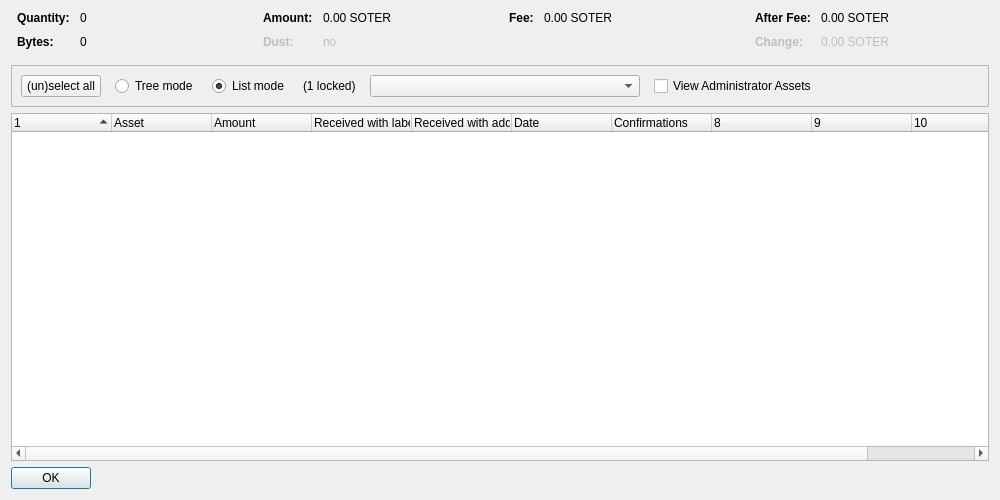
<?xml version="1.0" encoding="UTF-8"?>
<ui version="4.0">
 <class>AssetControlDialog</class>
 <widget class="QDialog" name="AssetControlDialog">
  <property name="geometry">
   <rect>
    <x>0</x>
    <y>0</y>
    <width>1000</width>
    <height>500</height>
   </rect>
  </property>
  <property name="windowTitle">
   <string>Asset Selection</string>
  </property>
  <layout class="QVBoxLayout" name="verticalLayout">
   <item>
    <layout class="QHBoxLayout" name="horizontalLayoutTop" stretch="0,0,0,0">
     <property name="topMargin">
      <number>0</number>
     </property>
     <property name="bottomMargin">
      <number>10</number>
     </property>
     <item>
      <layout class="QFormLayout" name="formLayoutAssetControl1">
       <property name="horizontalSpacing">
        <number>10</number>
       </property>
       <property name="verticalSpacing">
        <number>10</number>
       </property>
       <property name="leftMargin">
        <number>6</number>
       </property>
       <property name="rightMargin">
        <number>6</number>
       </property>
       <item row="0" column="0">
        <widget class="QLabel" name="labelAssetControlQuantityText">
         <property name="font">
          <font>
           <weight>75</weight>
           <bold>true</bold>
          </font>
         </property>
         <property name="text">
          <string>Quantity:</string>
         </property>
        </widget>
       </item>
       <item row="0" column="1">
        <widget class="QLabel" name="labelAssetControlQuantity">
         <property name="cursor">
          <cursorShape>IBeamCursor</cursorShape>
         </property>
         <property name="contextMenuPolicy">
          <enum>Qt::ActionsContextMenu</enum>
         </property>
         <property name="text">
          <string notr="true">0</string>
         </property>
         <property name="textInteractionFlags">
          <set>Qt::LinksAccessibleByMouse|Qt::TextSelectableByKeyboard|Qt::TextSelectableByMouse</set>
         </property>
        </widget>
       </item>
       <item row="1" column="0">
        <widget class="QLabel" name="labelAssetControlBytesText">
         <property name="font">
          <font>
           <weight>75</weight>
           <bold>true</bold>
          </font>
         </property>
         <property name="text">
          <string>Bytes:</string>
         </property>
        </widget>
       </item>
       <item row="1" column="1">
        <widget class="QLabel" name="labelAssetControlBytes">
         <property name="cursor">
          <cursorShape>IBeamCursor</cursorShape>
         </property>
         <property name="contextMenuPolicy">
          <enum>Qt::ActionsContextMenu</enum>
         </property>
         <property name="text">
          <string notr="true">0</string>
         </property>
         <property name="textInteractionFlags">
          <set>Qt::LinksAccessibleByMouse|Qt::TextSelectableByKeyboard|Qt::TextSelectableByMouse</set>
         </property>
        </widget>
       </item>
      </layout>
     </item>
     <item>
      <layout class="QFormLayout" name="formLayoutAssetControl2">
       <property name="horizontalSpacing">
        <number>10</number>
       </property>
       <property name="verticalSpacing">
        <number>10</number>
       </property>
       <property name="leftMargin">
        <number>6</number>
       </property>
       <property name="rightMargin">
        <number>6</number>
       </property>
       <item row="0" column="0">
        <widget class="QLabel" name="labelAssetControlAmountText">
         <property name="font">
          <font>
           <weight>75</weight>
           <bold>true</bold>
          </font>
         </property>
         <property name="text">
          <string>Amount:</string>
         </property>
        </widget>
       </item>
       <item row="0" column="1">
        <widget class="QLabel" name="labelAssetControlAmount">
         <property name="cursor">
          <cursorShape>IBeamCursor</cursorShape>
         </property>
         <property name="contextMenuPolicy">
          <enum>Qt::ActionsContextMenu</enum>
         </property>
         <property name="text">
          <string notr="true">0.00 SOTER</string>
         </property>
         <property name="textInteractionFlags">
          <set>Qt::LinksAccessibleByMouse|Qt::TextSelectableByKeyboard|Qt::TextSelectableByMouse</set>
         </property>
        </widget>
       </item>
       <item row="1" column="0">
        <widget class="QLabel" name="labelAssetControlLowOutputText">
         <property name="enabled">
          <bool>false</bool>
         </property>
         <property name="font">
          <font>
           <weight>75</weight>
           <bold>true</bold>
          </font>
         </property>
         <property name="text">
          <string>Dust:</string>
         </property>
        </widget>
       </item>
       <item row="1" column="1">
        <widget class="QLabel" name="labelAssetControlLowOutput">
         <property name="enabled">
          <bool>false</bool>
         </property>
         <property name="cursor">
          <cursorShape>IBeamCursor</cursorShape>
         </property>
         <property name="contextMenuPolicy">
          <enum>Qt::ActionsContextMenu</enum>
         </property>
         <property name="text">
          <string notr="true">no</string>
         </property>
         <property name="textInteractionFlags">
          <set>Qt::LinksAccessibleByMouse|Qt::TextSelectableByKeyboard|Qt::TextSelectableByMouse</set>
         </property>
        </widget>
       </item>
      </layout>
     </item>
     <item>
      <layout class="QFormLayout" name="formLayoutAssetControl3">
       <property name="horizontalSpacing">
        <number>10</number>
       </property>
       <property name="verticalSpacing">
        <number>10</number>
       </property>
       <property name="leftMargin">
        <number>6</number>
       </property>
       <property name="rightMargin">
        <number>6</number>
       </property>
       <item row="0" column="0">
        <widget class="QLabel" name="labelAssetControlFeeText">
         <property name="font">
          <font>
           <weight>75</weight>
           <bold>true</bold>
          </font>
         </property>
         <property name="text">
          <string>Fee:</string>
         </property>
        </widget>
       </item>
       <item row="0" column="1">
        <widget class="QLabel" name="labelAssetControlFee">
         <property name="cursor">
          <cursorShape>IBeamCursor</cursorShape>
         </property>
         <property name="contextMenuPolicy">
          <enum>Qt::ActionsContextMenu</enum>
         </property>
         <property name="text">
          <string notr="true">0.00 SOTER</string>
         </property>
         <property name="textInteractionFlags">
          <set>Qt::LinksAccessibleByMouse|Qt::TextSelectableByKeyboard|Qt::TextSelectableByMouse</set>
         </property>
        </widget>
       </item>
      </layout>
     </item>
     <item>
      <layout class="QFormLayout" name="formLayoutAssetControl4">
       <property name="horizontalSpacing">
        <number>10</number>
       </property>
       <property name="verticalSpacing">
        <number>10</number>
       </property>
       <property name="leftMargin">
        <number>6</number>
       </property>
       <property name="rightMargin">
        <number>6</number>
       </property>
       <item row="0" column="0">
        <widget class="QLabel" name="labelAssetControlAfterFeeText">
         <property name="font">
          <font>
           <weight>75</weight>
           <bold>true</bold>
          </font>
         </property>
         <property name="text">
          <string>After Fee:</string>
         </property>
        </widget>
       </item>
       <item row="0" column="1">
        <widget class="QLabel" name="labelAssetControlAfterFee">
         <property name="cursor">
          <cursorShape>IBeamCursor</cursorShape>
         </property>
         <property name="contextMenuPolicy">
          <enum>Qt::ActionsContextMenu</enum>
         </property>
         <property name="text">
          <string notr="true">0.00 SOTER</string>
         </property>
         <property name="textInteractionFlags">
          <set>Qt::LinksAccessibleByMouse|Qt::TextSelectableByKeyboard|Qt::TextSelectableByMouse</set>
         </property>
        </widget>
       </item>
       <item row="1" column="0">
        <widget class="QLabel" name="labelAssetControlChangeText">
         <property name="enabled">
          <bool>false</bool>
         </property>
         <property name="font">
          <font>
           <weight>75</weight>
           <bold>true</bold>
          </font>
         </property>
         <property name="text">
          <string>Change:</string>
         </property>
        </widget>
       </item>
       <item row="1" column="1">
        <widget class="QLabel" name="labelAssetControlChange">
         <property name="enabled">
          <bool>false</bool>
         </property>
         <property name="cursor">
          <cursorShape>IBeamCursor</cursorShape>
         </property>
         <property name="contextMenuPolicy">
          <enum>Qt::ActionsContextMenu</enum>
         </property>
         <property name="text">
          <string notr="true">0.00 SOTER</string>
         </property>
         <property name="textInteractionFlags">
          <set>Qt::LinksAccessibleByMouse|Qt::TextSelectableByKeyboard|Qt::TextSelectableByMouse</set>
         </property>
        </widget>
       </item>
      </layout>
     </item>
    </layout>
   </item>
   <item>
    <widget class="QFrame" name="frame">
     <property name="minimumSize">
      <size>
       <width>0</width>
       <height>40</height>
      </size>
     </property>
     <property name="frameShape">
      <enum>QFrame::StyledPanel</enum>
     </property>
     <property name="frameShadow">
      <enum>QFrame::Sunken</enum>
     </property>
     <layout class="QHBoxLayout" name="horizontalLayout">
      <item>
       <layout class="QHBoxLayout" name="horizontalLayoutPanel" stretch="0,0,0,0,0,0,0">
        <property name="spacing">
         <number>14</number>
        </property>
        <item>
         <widget class="QPushButton" name="pushButtonSelectAll">
          <property name="sizePolicy">
           <sizepolicy hsizetype="Maximum" vsizetype="Fixed">
            <horstretch>0</horstretch>
            <verstretch>0</verstretch>
           </sizepolicy>
          </property>
          <property name="text">
           <string>(un)select all</string>
          </property>
          <property name="autoDefault">
           <bool>false</bool>
          </property>
         </widget>
        </item>
        <item>
         <widget class="QRadioButton" name="radioTreeMode">
          <property name="sizePolicy">
           <sizepolicy hsizetype="Maximum" vsizetype="Fixed">
            <horstretch>0</horstretch>
            <verstretch>0</verstretch>
           </sizepolicy>
          </property>
          <property name="text">
           <string>Tree mode</string>
          </property>
         </widget>
        </item>
        <item>
         <widget class="QRadioButton" name="radioListMode">
          <property name="sizePolicy">
           <sizepolicy hsizetype="Maximum" vsizetype="Fixed">
            <horstretch>0</horstretch>
            <verstretch>0</verstretch>
           </sizepolicy>
          </property>
          <property name="text">
           <string>List mode</string>
          </property>
          <property name="checked">
           <bool>true</bool>
          </property>
         </widget>
        </item>
        <item>
         <widget class="QLabel" name="labelLocked">
          <property name="text">
           <string notr="true">(1 locked)</string>
          </property>
         </widget>
        </item>
        <item>
         <widget class="QComboBox" name="assetList">
          <property name="minimumContentsLength">
           <number>30</number>
          </property>
         </widget>
        </item>
        <item>
         <widget class="QCheckBox" name="viewAdministrator">
          <property name="toolTip">
           <string>View assets that you have the ownership asset for</string>
          </property>
          <property name="text">
           <string>View Administrator Assets</string>
          </property>
         </widget>
        </item>
        <item>
         <spacer name="horizontalSpacer">
          <property name="orientation">
           <enum>Qt::Horizontal</enum>
          </property>
          <property name="sizeHint" stdset="0">
           <size>
            <width>40</width>
            <height>20</height>
           </size>
          </property>
         </spacer>
        </item>
       </layout>
      </item>
     </layout>
    </widget>
   </item>
   <item>
    <widget class="AssetControlTreeWidget" name="treeWidget">
     <property name="contextMenuPolicy">
      <enum>Qt::CustomContextMenu</enum>
     </property>
     <property name="sortingEnabled">
      <bool>false</bool>
     </property>
     <property name="columnCount">
      <number>11</number>
     </property>
     <attribute name="headerShowSortIndicator" stdset="0">
      <bool>true</bool>
     </attribute>
     <attribute name="headerStretchLastSection">
      <bool>false</bool>
     </attribute>
     <column>
      <property name="text">
       <string/>
      </property>
     </column>
     <column>
      <property name="text">
       <string>Asset</string>
      </property>
     </column>
     <column>
      <property name="text">
       <string>Amount</string>
      </property>
     </column>
     <column>
      <property name="text">
       <string>Received with label</string>
      </property>
     </column>
     <column>
      <property name="text">
       <string>Received with address</string>
      </property>
     </column>
     <column>
      <property name="text">
       <string>Date</string>
      </property>
     </column>
     <column>
      <property name="text">
       <string>Confirmations</string>
      </property>
      <property name="toolTip">
       <string>Confirmed</string>
      </property>
     </column>
     <column>
      <property name="text">
       <string/>
      </property>
     </column>
     <column>
      <property name="text">
       <string/>
      </property>
     </column>
     <column>
      <property name="text">
       <string/>
      </property>
     </column>
     <column>
      <property name="text">
       <string/>
      </property>
     </column>
    </widget>
   </item>
   <item>
    <widget class="QDialogButtonBox" name="buttonBox">
     <property name="sizePolicy">
      <sizepolicy hsizetype="Maximum" vsizetype="Fixed">
       <horstretch>0</horstretch>
       <verstretch>0</verstretch>
      </sizepolicy>
     </property>
     <property name="orientation">
      <enum>Qt::Horizontal</enum>
     </property>
     <property name="standardButtons">
      <set>QDialogButtonBox::Ok</set>
     </property>
    </widget>
   </item>
  </layout>
 </widget>
 <customwidgets>
  <customwidget>
   <class>AssetControlTreeWidget</class>
   <extends>QTreeWidget</extends>
   <header location="global">assetcontroltreewidget.h</header>
  </customwidget>
 </customwidgets>
 <resources/>
 <connections/>
</ui>
